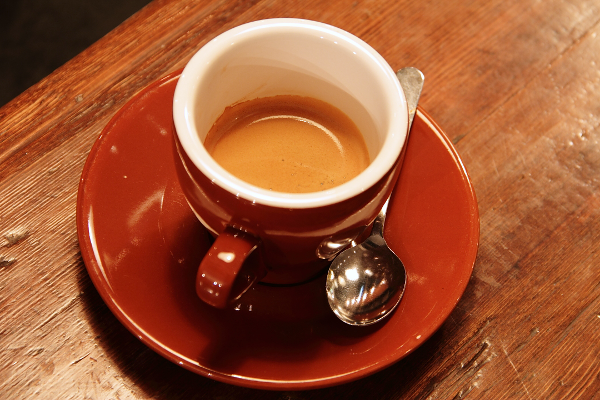
#> input picture skimage.data.coffee(), 600 x 400 px
$ python dl_05_low_light_transforms.py
#> lines starting #> are read from the running program, lines starting #| are printed output that depends on the picture
"""Figures for DLCV 05A - Lightweight Image Enhancement.

Run:  .venv/bin/python scripts/figures/dl_05a_lightweight_enhancement.py
Writes PNGs to src/assets/deep-learning/dl-05-low-light-enhancement/ only.
All inputs come from skimage.data or synthetic arrays; nothing is downloaded.
Everything is NumPy/SciPy arithmetic and runs in a few seconds on a CPU.
"""
from pathlib import Path

import matplotlib

matplotlib.use("Agg")
import matplotlib.pyplot as plt  # noqa: E402
import numpy as np  # noqa: E402
from matplotlib.patches import FancyArrowPatch, FancyBboxPatch, Rectangle  # noqa: E402
from PIL import Image  # noqa: E402
from scipy.ndimage import gaussian_filter  # noqa: E402
from skimage import data, img_as_float  # noqa: E402
from skimage.metrics import peak_signal_noise_ratio as psnr  # noqa: E402
from skimage.transform import resize  # noqa: E402

OUT = Path(__file__).resolve().parents[2] / "src" / "assets" / "deep-learning" / "dl-05-low-light-enhancement"
OUT.mkdir(parents=True, exist_ok=True)
plt.rcParams.update({"font.size": 10, "figure.facecolor": "white", "savefig.facecolor": "white",
                     "axes.titlesize": 10})


def save(fig, name, quantize=False):
    path = OUT / name
    fig.savefig(path, dpi=150, bbox_inches="tight")
    plt.close(fig)
    im = Image.open(path).convert("RGB")
    if quantize:
        im = im.quantize(colors=256, method=Image.Quantize.MEDIANCUT)
    im.save(path, optimize=True)
    w, h = Image.open(path).size
    print(f"wrote {path.name} ({path.stat().st_size / 1024:.0f} KB, {w}x{h})")


def save_rgb(arr, name):
    a = (np.clip(arr, 0, 1) * 255).round().astype(np.uint8)
    path = OUT / name
    Image.fromarray(a).save(path, optimize=True)
    print(f"wrote {path.name} ({path.stat().st_size / 1024:.0f} KB) {a.shape}")


def box(ax, xy, w, h, text, fc, fontsize=10):
    ax.add_patch(FancyBboxPatch(xy, w, h, boxstyle="round,pad=0.02,rounding_size=0.05", fc=fc, ec="#333333",
                                lw=1.1))
    ax.text(xy[0] + w / 2, xy[1] + h / 2, text, ha="center", va="center", fontsize=fontsize)


def arrow(ax, p, q, color="#333333"):
    ax.add_patch(FancyArrowPatch(p, q, arrowstyle="-|>", mutation_scale=12, color=color, lw=1.2))


# ---------------------------------------------------------------- shared toy code (same as the tutorial)
luma = lambda x: x @ np.array([0.299, 0.587, 0.114])  # noqa: E731


def local_brighten(x):
    Y = luma(x)
    base = gaussian_filter(Y, x.shape[1] / 40)
    Y2 = Y ** (0.35 + 0.9 * base)
    out = x * (Y2 / np.maximum(Y, 1e-3))[..., None]
    return np.clip(Y2[..., None] + 1.3 * (out - Y2[..., None]), 0, 1)


def corners(x, shape):
    H, W = x.shape[:2]
    gy, gx, gz = shape
    rows, cols = np.meshgrid(np.linspace(0, gy - 1, H), np.linspace(0, gx - 1, W), indexing="ij")
    u = np.stack([rows, cols, luma(x) * (gz - 1)], -1)
    i0 = np.minimum(u.astype(int), np.array(shape) - 2)
    d = u - i0
    for c in np.ndindex(2, 2, 2):
        w = np.prod(np.where(c, d, 1 - d), axis=-1)
        yield tuple((i0 + c).reshape(-1, 3).T), w.ravel()


def fit_grid(x, y, shape=(9, 13, 8), lam=1e-4):
    X = np.concatenate([x.reshape(-1, 3), np.ones((x[..., 0].size, 1))], 1)
    Y = y.reshape(-1, 3)
    XtX, XtY = np.zeros(shape + (4, 4)), np.zeros(shape + (4, 3))
    for idx, w in corners(x, shape):
        np.add.at(XtX, idx, w[:, None, None] * X[:, :, None] * X[:, None, :])
        np.add.at(XtY, idx, w[:, None, None] * X[:, :, None] * Y[:, None, :])
    eye = np.eye(4)[:, :3]
    return np.linalg.solve(XtX + lam * np.eye(4), XtY + lam * eye)


def slice_apply(A, x):
    X = np.concatenate([x.reshape(-1, 3), np.ones((x[..., 0].size, 1))], 1)
    Ap = sum(w[:, None, None] * A[idx] for idx, w in corners(x, A.shape[:3]))
    return np.clip(np.einsum("nk,nkc->nc", X, Ap).reshape(x.shape), 0, 1)


def fit_curves(x, y, bins=64):
    curves = []
    for c in range(3):
        k = np.minimum((x[..., c] * bins).astype(int), bins - 1).ravel()
        n = np.bincount(k, minlength=bins)
        mean = np.bincount(k, y[..., c].ravel(), bins) / np.maximum(n, 1)
        centers = (np.arange(bins) + 0.5) / bins
        curves.append((centers[n > 0], mean[n > 0]))
    return lambda z: np.stack([np.interp(z[..., c], *curves[c]) for c in range(3)], -1)


# ---------------------------------------------------------------- Figure 1: LUT lattice and trilinear interpolation
def fig_lut():
    fig = plt.figure(figsize=(10.6, 3.6))
    gs = fig.add_gridspec(1, 3, width_ratios=[1, 1.35, 1])
    # (a) the lattice
    ax = fig.add_subplot(gs[0], projection="3d")
    M = 5
    g = np.linspace(0, 1, M)
    R, G, B = np.meshgrid(g, g, g, indexing="ij")
    ax.scatter(R.ravel(), G.ravel(), B.ravel(), s=6, c=np.stack([R, G, B], -1).reshape(-1, 3), depthshade=False)
    p = np.array([0.6, 0.35, 0.45])
    i0 = np.floor(p * (M - 1)) / (M - 1)
    h = 1 / (M - 1)
    for c in np.ndindex(2, 2, 2):
        q = i0 + np.array(c) * h
        ax.scatter(*q, s=40, c="k")
        ax.plot([p[0], q[0]], [p[1], q[1]], [p[2], q[2]], color="#555555", lw=0.8)
    ax.scatter(*p, s=60, c="#d62728", marker="*")
    ax.set_xlabel("R", labelpad=-8)
    ax.set_ylabel("G", labelpad=-8)
    ax.set_zlabel("B", labelpad=-8)
    ax.set_xticks([])
    ax.set_yticks([])
    ax.set_zticks([])
    ax.set_title("(a) M x M x M lattice (M = 5 shown)")
    ax.view_init(elev=22, azim=-58)

    # (b) one cell, shown as its two faces (blue index k and k + 1)
    ax = fig.add_subplot(gs[1])
    dr, dg = 0.4, 0.65
    for z, (x0, lab) in enumerate([(0.0, "B index k"), (2.4, "B index k + 1")]):
        ax.add_patch(Rectangle((x0, 0), 1, 1, fc="#f2f2f2", ec="#333333"))
        for cr in (0, 1):
            for cg in (0, 1):
                ax.plot(x0 + cr, cg, "ko", ms=6)
                ax.text(x0 + cr + (0.07 if cr else -0.07), cg + (0.07 if cg else -0.16),
                        f"({cr},{cg},{z})", ha="left" if cr else "right", fontsize=10)
        ax.plot(x0 + dr, dg, marker="*", color="#d62728", ms=12)
        ax.text(x0 + 0.5, -0.42, lab, ha="center", fontsize=10)
        ax.annotate("", xy=(x0 + dr, -0.06), xytext=(x0, -0.06), arrowprops=dict(arrowstyle="<->", lw=0.8))
        ax.text(x0 + dr / 2, -0.2, "dr", ha="center", fontsize=10)
    ax.text(1.7, 1.3, "corner weight = product over R, G, B of\nd (offset 1) or 1 - d (offset 0)",
            ha="center", fontsize=10)
    ax.text(1.7, 0.45, "db", ha="center", fontsize=10)
    ax.annotate("", xy=(2.35, 0.6), xytext=(1.05, 0.6), arrowprops=dict(arrowstyle="->", lw=0.8, color="#555555"))
    ax.set_xlim(-0.65, 4.05)
    ax.set_ylim(-0.6, 1.65)
    ax.set_aspect("equal")
    ax.axis("off")
    ax.set_title("(b) one cell: 8 corners, 8 weights")

    # (c) 1D view: lattice size vs a steep curve
    ax = fig.add_subplot(gs[2])
    x = np.linspace(0, 1, 1000)
    ax.plot(x, x ** (1 / 2.2), color="k", lw=1.8, label="exact x^(1/2.2)")
    for M, col in [(5, "#d62728"), (9, "#1f77b4")]:
        nodes = np.linspace(0, 1, M)
        ax.plot(x, np.interp(x, nodes, nodes ** (1 / 2.2)), color=col, lw=1.2, label=f"lattice M = {M}")
        ax.plot(nodes, nodes ** (1 / 2.2), "o", color=col, ms=4)
    ax.set_xlabel("input value")
    ax.set_ylabel("output value")
    ax.set_title("(c) linear pieces between nodes")
    ax.legend(loc="lower right", fontsize=10)
    ax.grid(alpha=0.3)
    fig.tight_layout()
    save(fig, "efficient-lut-trilinear.png")
#> in save, `w, h = Image.open(path).size`: w = 1566; h = 522
#| wrote efficient-lut-trilinear.png (102 KB, 1566x522)


# ---------------------------------------------------------------- Figure 2: bilateral grid and slicing
def fig_grid():
    full = (0.15 * img_as_float(data.coffee()) ** 2.2) ** (1 / 2.2)
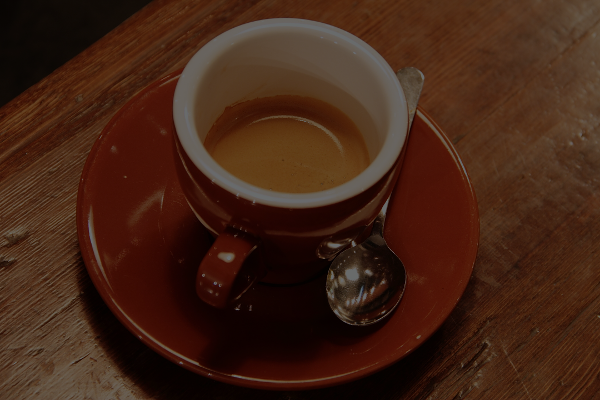
#> full: shape (400, 600, 3) float64; mean R, G, B 0.263, 0.142, 0.0852
    fig, axes = plt.subplots(1, 2, figsize=(10.6, 3.9), gridspec_kw=dict(width_ratios=[1.05, 1]))
    ax = axes[0]
    row = 200
    Yrow = luma(full[row])
#> Yrow = 600 values, max 0.418 at index 279, min 0.041 at index 359, mean 0.194
    xs = np.arange(full.shape[1])
#> xs = 600 values from 0 to 599
    gx, gz = 13, 8
    for k in range(gz):
        ax.axhline(k / (gz - 1), color="#bbbbbb", lw=0.7)
    for j in range(gx):
        ax.axvline(j * (full.shape[1] - 1) / (gx - 1), color="#bbbbbb", lw=0.7)
    ax.plot(xs, Yrow, color="#1f77b4", lw=1.0, label="guide g = luma along one row")
    px = 330
    sx = (full.shape[1] - 1) / (gx - 1)                  # pixels per spatial cell
#> sx = 49.92
    j0, k0 = int(px / sx), int(Yrow[px] * (gz - 1))      # lower corner of the enclosing cell
#> j0 = 6; k0 = 2
    ax.add_patch(Rectangle((j0 * sx, k0 / (gz - 1)), sx, 1 / (gz - 1), fc="#ff7f0e", alpha=0.3, ec="#ff7f0e"))
    for jj in (j0, j0 + 1):
        for kk in (k0, k0 + 1):
            ax.plot(jj * sx, kk / (gz - 1), "o", color="#ff7f0e", ms=6, mec="k")
#> this loop made 2 passes
#> jj on passes 1 to 2: 6, 7
    ax.plot(px, Yrow[px], "*", color="#d62728", ms=12, label="pixel (x, g(x)) picks its cell")
    ax.set_xlabel("x position (pixels)")
    ax.set_ylabel("guide value g")
    ax.set_ylim(0, 1)
    ax.set_title("(a) grid nodes over (position, intensity); a pixel\nblends the affine maps of the nodes around its cell")
    ax.legend(loc="upper right", fontsize=10)

    ax = axes[1]
    ax.set_xlim(0, 10)
    ax.set_ylim(0, 6)
    ax.axis("off")
    box(ax, (0.1, 4.4), 2.2, 1.0, "full-res\ninput", "#e8f0fb")
    box(ax, (3.0, 4.4), 2.2, 1.0, "downsample\n(e.g. 256 x 256)", "#f2f2f2")
    box(ax, (5.9, 4.4), 3.9, 1.0, "small CNN or least squares\n-> grid of 3x4 affine maps", "#fff2df")
    box(ax, (0.1, 1.4), 2.2, 1.0, "guide map g\n(per pixel)", "#e8f0fb")
    box(ax, (3.0, 1.4), 2.6, 1.0, "slice: trilinear\nlookup at (x, y, g)", "#fde8e8")
    box(ax, (6.3, 1.4), 1.6, 1.0, "apply\nA [r g b 1]", "#e9f6e9")
    box(ax, (8.4, 1.4), 1.5, 1.0, "full-res\noutput", "#e8f0fb")
    arrow(ax, (2.3, 4.9), (3.0, 4.9))
    arrow(ax, (5.2, 4.9), (5.9, 4.9))
    arrow(ax, (1.2, 4.4), (1.2, 2.4))
    arrow(ax, (2.3, 1.9), (3.0, 1.9))
    arrow(ax, (7.85, 4.4), (4.6, 2.4))
    arrow(ax, (5.6, 1.9), (6.3, 1.9))
    arrow(ax, (7.9, 1.9), (8.4, 1.9))
    arrow(ax, (1.6, 4.4), (6.8, 2.4), color="#888888")
    ax.text(5.0, 0.55, "expensive part: low resolution, fixed size\ncheap part: a few hundred MACs per full-res pixel",
            ha="center", fontsize=10)
    ax.set_title("(b) predict the transform at low resolution, apply it at full resolution")
    fig.tight_layout()
    save(fig, "efficient-bilateral-grid.png")
#| wrote efficient-bilateral-grid.png (129 KB, 1557x566)


# ---------------------------------------------------------------- Figure 3: cost versus resolution (pure arithmetic)
def conv(cin, cout, k=3, scale=1.0, fixed=None):
    return dict(params=k * k * cin * cout + cout, macs=k * k * cin * cout, cout=cout, scale=scale, fixed=fixed)


def cost(layers, H, W, per_pixel_apply=0):
    px = [l["fixed"] or H * W * l["scale"] for l in layers]
    macs = sum(l["macs"] * p for l, p in zip(layers, px)) + per_pixel_apply * H * W
    peak = max(2 * l["cout"] * p for l, p in zip(layers, px))
    return sum(l["params"] for l in layers), macs, peak


def fig_cost():
    tiny = [conv(3, 32)] + [conv(32, 32) for _ in range(5)] + [conv(32, 24)]
    unet = [conv(3, 32), conv(32, 32), conv(32, 64, scale=1 / 4), conv(64, 64, scale=1 / 4),
            conv(64, 128, scale=1 / 16), conv(128, 128, scale=1 / 16),
            conv(128, 256, scale=1 / 64), conv(256, 256, scale=1 / 64),
            conv(256 + 128, 128, scale=1 / 16), conv(128, 128, scale=1 / 16),
            conv(128 + 64, 64, scale=1 / 4), conv(64, 64, scale=1 / 4),
            conv(64 + 32, 32), conv(32, 32), conv(32, 3, k=1)]
    grid_net = [conv(3, 8, fixed=128 ** 2), conv(8, 16, fixed=64 ** 2), conv(16, 32, fixed=32 ** 2),
                conv(32, 64, fixed=16 ** 2), conv(64, 64, fixed=16 ** 2), conv(64, 64, fixed=16 ** 2),
                conv(64, 96, k=1, fixed=16 ** 2)]
    apply = 9 + 48 + 8 * 12 + 12
    sizes = [(480, 640), (720, 1280), (1080, 1920), (1440, 2560), (2160, 3840), (3000, 4000), (4320, 7680)]
    mp = np.array([h * w / 1e6 for h, w in sizes])
    fig, axes = plt.subplots(1, 2, figsize=(10.4, 3.8))
    for label, layers, extra, col in [("U-Net-like (1.9M params)", unet, 0, "#d62728"),
                                      ("tiny full-res CNN (54k params)", tiny, 0, "#ff7f0e"),
                                      ("low-res grid + slicing (105k params)", grid_net, apply, "#2ca02c")]:
        c = [cost(layers, h, w, extra) for h, w in sizes]
        axes[0].plot(mp, [m / 1e9 for _, m, _ in c], "o-", color=col, label=label)
        axes[1].plot(mp, [pk / 2 ** 20 for _, _, pk in c], "o-", color=col, label=label)
    for ax in axes:
        ax.set_xscale("log")
        ax.set_yscale("log")
        ax.set_xlabel("image size (megapixels, log scale)")
        ax.grid(alpha=0.3, which="both")
        for x in (2.07, 8.29):
            ax.axvline(x, color="#888888", ls="--", lw=0.8)
    axes[0].set_ylabel("GMACs per image (log scale)")
    axes[0].set_title("(a) compute grows with pixels unless the\nnetwork runs at a fixed low resolution")
    axes[1].set_ylabel("largest feature map, fp16 (MiB, log)")
    axes[1].set_title("(b) memory traffic: one 32-channel map at 4K\nis about half a gigabyte")
    axes[0].legend(fontsize=10, loc="upper left")
    axes[1].text(0.3, 400, "U-Net-like and tiny CNN coincide:\nboth keep 32 channels at full resolution",
                 fontsize=10)
    for ax, top in zip(axes, (False, True)):
        lo, hi = ax.get_ylim()
        for x, t in [(2.07, "1080p"), (8.29, "4K")]:
            ax.text(x * 1.05, hi / 2.2 if top else lo * 1.25, t, fontsize=10, color="#555555")
    fig.tight_layout()
    save(fig, "efficient-cost-vs-resolution.png")
#> call 3 of save, with name = 'efficient-cost-vs-resolution.png', quantize = False
#> in save (call 3), `im = Image.open(path).convert("RGB")`:
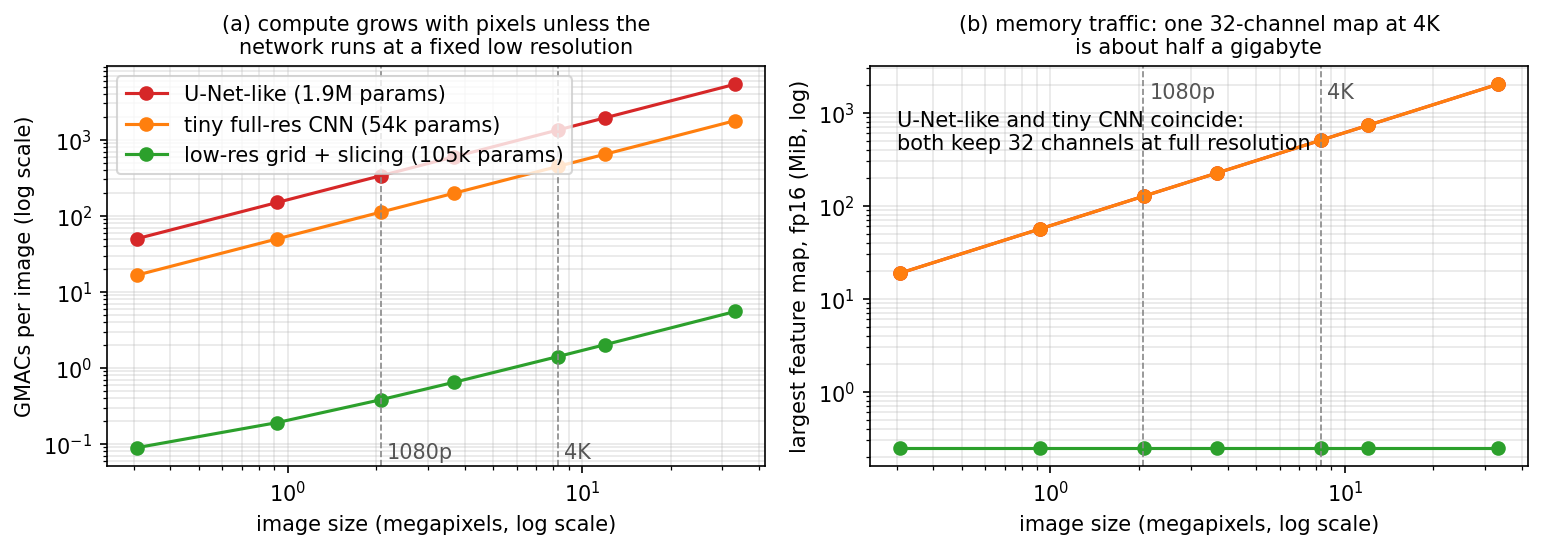
#> im: PIL image 1543x549 RGB; mean R, G, B 241.1, 240.5, 239
#> in save (call 3), `w, h = Image.open(path).size`: w = 1543; h = 549
#| wrote efficient-cost-vs-resolution.png (121 KB, 1543x549)


# ---------------------------------------------------------------- Figure 4: the toy comparison
def fig_toy():
    full = (0.15 * img_as_float(data.coffee()) ** 2.2) ** (1 / 2.2)
    low = resize(full, (100, 150), anti_aliasing=True)
    target_low = local_brighten(low)
    reference = local_brighten(full)
#> in local_brighten (call 2), `return np.clip(Y2[..., None] + 1.3 * (out - Y2[..., None]), 0, 1)`:
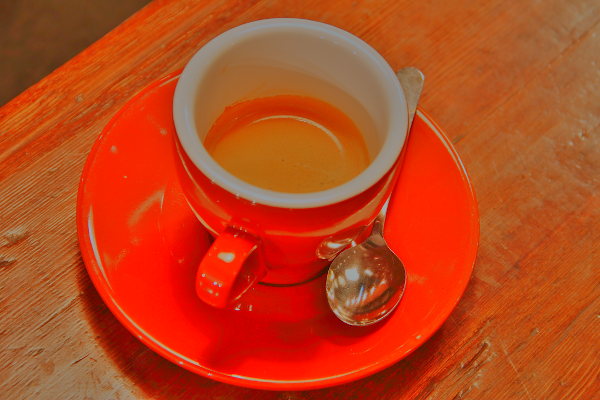
#> returned value: shape (400, 600, 3) float64; mean of channels 0, 1, 2 0.731, 0.276, 0.112; drawn as R, G, B
    outs = {
        "upsampled low-res output": resize(target_low, full.shape, order=1),
        "global tone curve": fit_curves(low, target_low)(full),
        "bilateral grid 9x13x8": slice_apply(fit_grid(low, target_low), full),
    }
#> after the loop in fit_curves, `for c in range(3):`: curves = 3 items
#> the loop in fit_grid, `for idx, w in corners(x, shape):` made 8 passes
    fig, axes = plt.subplots(2, 4, figsize=(10.4, 4.6))
    axes[0, 0].imshow(full)
    axes[0, 0].set_title("dark input (15% light)")
    axes[1, 0].imshow(reference)
    axes[1, 0].set_title("operator at full resolution\n(reference)")
    for i, (name, out) in enumerate(outs.items(), start=1):
        axes[0, i].imshow(out)
        axes[0, i].set_title(f"{name}\nPSNR {psnr(reference, out, data_range=1):.2f} dB")
        err = np.abs(out - reference).mean(-1)
        axes[1, i].imshow(np.clip(err * 5, 0, 1), cmap="magma", vmin=0, vmax=1)
        axes[1, i].set_title("|error| x 5")
#> this loop made 3 passes
#> name on passes 1 to 3: 'upsampled low-res output', 'global tone curve', 'bilateral grid 9x13x8'
#> pass 1, in fig_toy, `err = np.abs(out - reference).mean(-1)`:
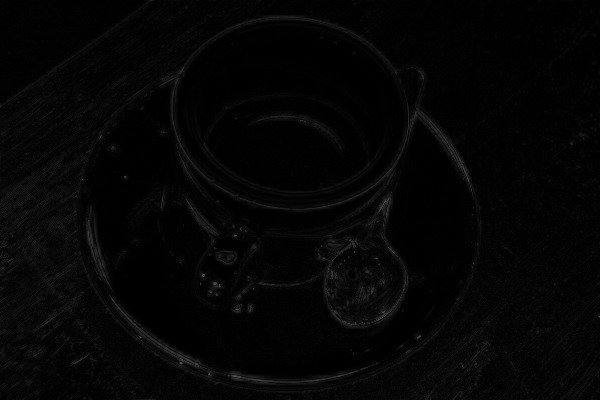
#> err: shape (400, 600) float64; min 2.04e-07, max 0.362, mean 0.0206
    for ax in axes.ravel():
        ax.axis("off")
    fig.tight_layout()
    save(fig, "efficient-toy-comparison.png", quantize=True)
#> call 4 of save, with name = 'efficient-toy-comparison.png', quantize = True
#> in save (call 4), `im = Image.open(path).convert("RGB")`:
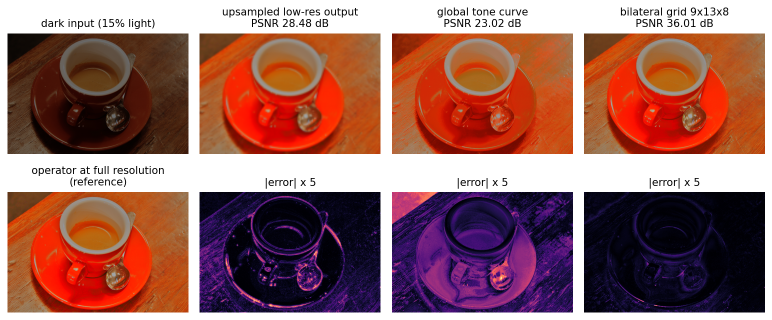
#> im: PIL image 1544x640 RGB (shown at 1/2 size); mean R, G, B 152.9, 103.8, 98.9
#> in save (call 4), `w, h = Image.open(path).size`: w = 1544; h = 640
#| wrote efficient-toy-comparison.png (378 KB, 1544x640)
    save_rgb(full, "efficient-toy-input.png")
#| wrote efficient-toy-input.png (325 KB) (400, 600, 3)
    save_rgb(outs["bilateral grid 9x13x8"], "efficient-toy-grid.png")
#| wrote efficient-toy-grid.png (381 KB) (400, 600, 3)


# ---------------------------------------------------------------- Figure 5: banding
def fig_banding():
    W, H = 900, 60
    ramp = np.tile(np.linspace(0, 0.1, W), (H, 1))
    fig, axes = plt.subplots(3, 1, figsize=(9.0, 3.2))
    for ax, bits in zip(axes, (8, 10, 12)):
        q = np.round(ramp * (2 ** bits - 1)) / (2 ** bits - 1)
        out = np.round(q ** (1 / 2.2) * 255) / 255
        ax.imshow(out, cmap="gray", vmin=0, vmax=0.4, aspect="auto")
        n = len(np.unique(out))
        ax.set_title(f"{bits}-bit dark gradient after a strong brightening curve: {n} distinct output levels",
                     fontsize=10)
        ax.axis("off")
#> this loop made 3 passes
#> n on passes 1 to 3: 27, 67, 84
#> pass 1, in fig_banding, `out = np.round(q ** (1 / 2.2) * 255) / 255`:
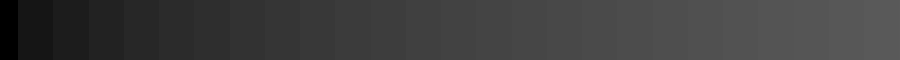
#> out: shape (60, 900) float64; min 0, max 0.353, mean 0.241
    fig.tight_layout()
    save(fig, "efficient-banding.png")
#> in save (call 5), `im = Image.open(path).convert("RGB")`:
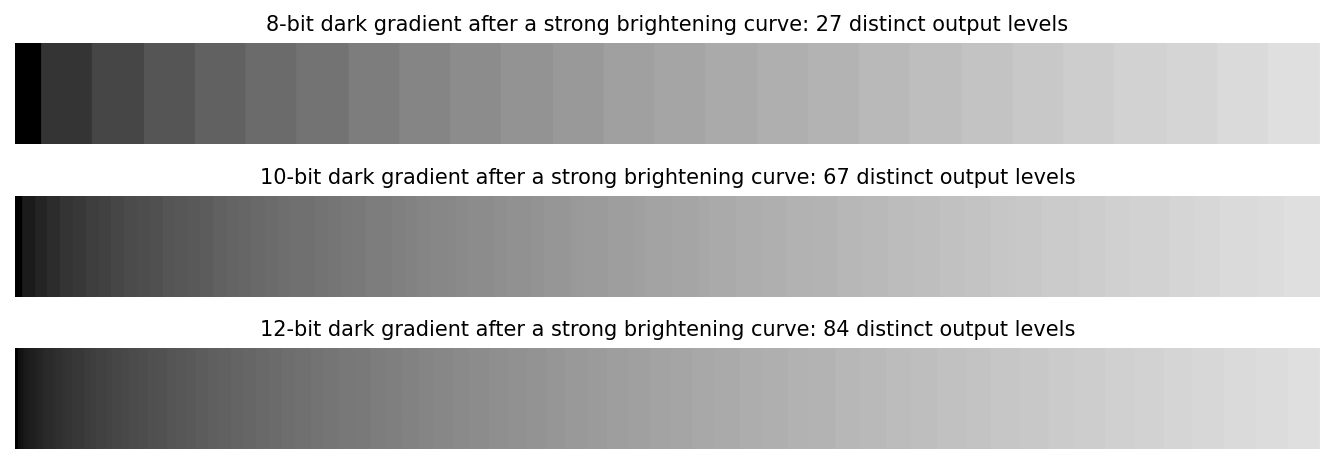
#> im: PIL image 1335x464 RGB; min 0, max 255, mean 186.1
#> in save (call 5), `w, h = Image.open(path).size`: w = 1335; h = 464
#| wrote efficient-banding.png (34 KB, 1335x464)


if __name__ == "__main__":
    fig_lut()
    fig_grid()
    fig_cost()
    fig_toy()
    fig_banding()
